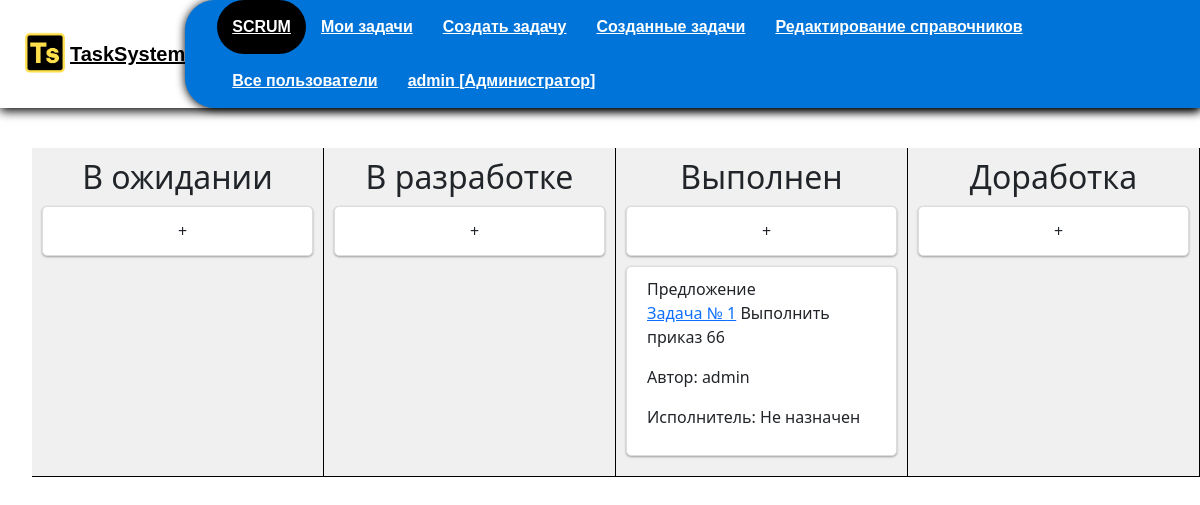
/main (signed in), run on an earlier commit of the app's database.
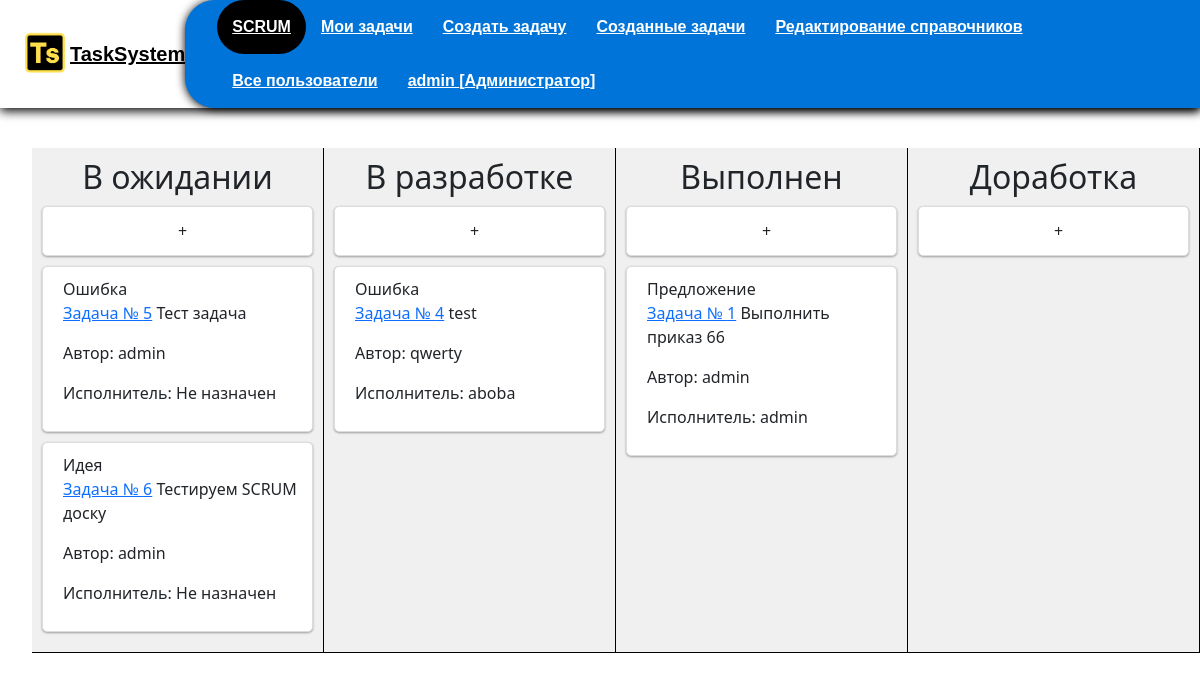
And on a later commit of the database.
### edit_directory/models.py (models this page shows)
class Status(models.Model):
    COLOR_CHOICES = [
        ("GR", "Зеленый"),
        ("RD", "Красный"),
        ("YE", "Желтый"),
        ("DR", "Серый")
    ]
    COLOR_PALETTE = [
        ("#FFFFFF", "white", ),
        ("#000000", "black", ),
    ]
    name = models.CharField(verbose_name="Название статуса", max_length=50, default=None)
    comment_is_active = models.BooleanField(verbose_name="Возможность комментировать", default=False)
    color_status = models.CharField(verbose_name="Цвет статуса", max_length=7, default= "#000000")
    image_status = models.ImageField(verbose_name="Иконка статуса", upload_to='image_status/', default=None, blank=True)
    next_status = models.ManyToManyField('self', blank=True)
    def __str__(self):
        return self.name

class TaskType(models.Model):
    name = models.CharField(max_length=30, verbose_name="Тип заявки")
    def __str__(self):
        return f"{self.name}"

### mainapp/models.py (models this page shows, shortened)
class Task(models.Model):
    author = models.ForeignKey(get_user_model(), on_delete=models.CASCADE, verbose_name="Автор", default=get_user_model(), related_name='authors', blank=True)
    executor = models.ForeignKey(CustomUser, on_delete=models.CASCADE, verbose_name="Исполнитель", default=None, related_name='executors', blank=True, null=True)
    title = models.CharField("Заголовок", max_length=100, default=None)
    description = models.TextField("Описание", max_length=250, default="")
    files = models.FileField(upload_to="files/", verbose_name="Файлы", blank=True, default=None)
    tasktype = models.ForeignKey(TaskType, on_delete=models.DO_NOTHING, verbose_name="Тип заявки", default=None)
    status = models.ForeignKey(Status, on_delete=models.DO_NOTHING, verbose_name="Статус", default="В ожидании")
    created = models.DateTimeField(auto_now_add=True, auto_now=False)
    updated = models.DateTimeField(auto_now_add=False, auto_now=True)

### authapp/models.py (models this page shows)
class CustomUser(AbstractUser):
    LastAuthDate = models.DateTimeField(auto_now=True)
    is_active = models.BooleanField(verbose_name="Пользователь активирован", default=False)

### mainapp/views.py (the view)
# urls.py: path('main', mainapp.main, name ='main'),
@login_required
def main(request):
    CustomUser.objects.filter(pk=request.user.pk).update(LastAuthDate=now())
    tasks = Task.objects.all()
    statuses = Status.objects.all()
    todo = Task.objects.filter(status=1)
    in_progress = Task.objects.filter(status=2)
    done = Task.objects.filter(status=3)
    rework = Task.objects.filter(status=4)
    try:
        right = Right.objects.get(user_id=request.user)
    except:
        right = None
    return render(request, 'mainapp/main.html', context={
        "title": "Главное меню",
        "tasks": tasks,
        "right":right,
        "todo": todo,
        "in_progress": in_progress,
        "done": done,
        "rework":rework,
        "statuses": statuses
    })

### mainapp/templates/mainapp/main.html (shortened to what this page needs)
{% load static %}
{% include 'mainapp/includes/menu_inc.html'%}
<br>
<div class='page_style'>
    {% block content %}
    <div class="scrum-board" >
    {% for status in statuses %}
      <div class="scrum-column" data-status="{{status.id}}" >
        <h2>{{status}}</h2>
        <ul class="scrum-list" id="task_list" droppable="true">
          {% if not status.children.exists %}
            <li class="empty-placeholder">+</li>
        {% endif %}
          {% for item in tasks %}
          {%if item.status == status%}
          <li class='task_item task_list' draggable="true" data-task-id="{{item.id}}" style="--status-color: {{status.color_status}};"> {{item.tasktype}}
            <p><a href={%url 'task' item.id %}> Задача № {{item.id}}</a> {{ item.title }}</p>
            <p>Автор: {{item.author}}</p>
            <p>Исполнитель: {% if item.executor == None %} Не назначен {% else %} {{item.executor}} {%endif%}</p>
          </li>
          {%endif%}
          {% endfor %}
        </ul>
      </div>
      {%endfor%}
      {%endblock%}
</body>
</html>

What changed in the data, as far as the page shows it:
added Task: tasktype "Ошибка", id "5", title "Тест задача", author "admin", shows "Не назначен", shown under Status "В ожидании"
added Task: tasktype "Идея", id "6", title "Тестируем SCRUM доску", author "admin", shows "Не назначен", shown under Status "В ожидании"
added Task: tasktype "Ошибка", id "4", title "test", author "qwerty", executor "aboba", shown under Status "В разработке"
changed Task "Выполнить приказ 66": executor (not shown) → "admin"; no longer shows "Не назначен"
